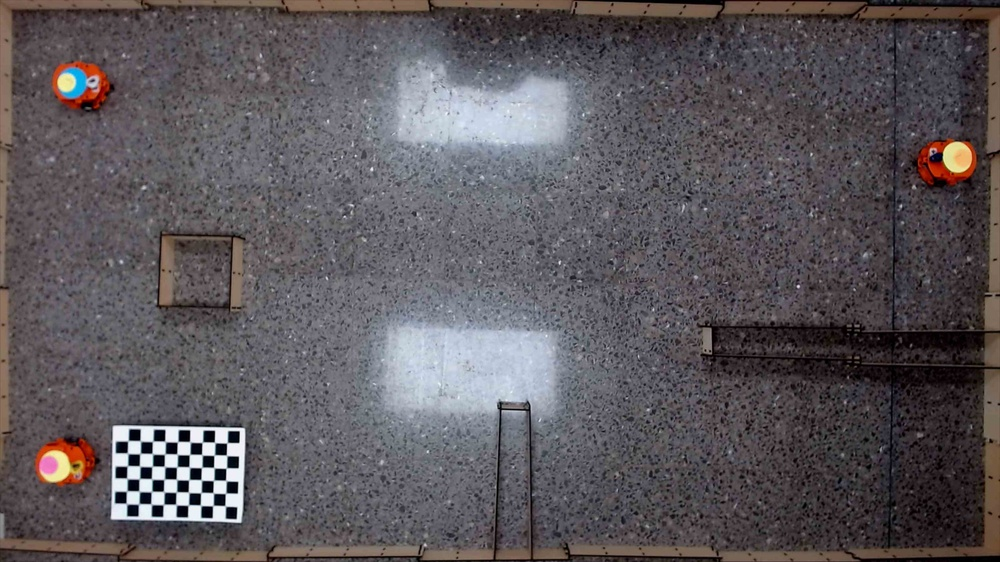
#> input picture Herramientas/Cámara/VALIDACION_PYTHON/Calibración Python/Imagenes_Calibracion_Nueva_Sala/2022-03-16_12-53-49.jpg, 1000 x 562 px, shrunk from 3200 x 1800 before the run; its folder holds only this picture in this run
$ jupyter execute Calibracion_Camara.ipynb
#> lines starting #> are read from the running program, lines starting #| are printed output that depends on the picture; after the words box and inside, x2 and y2 are one past the last pixel; in counts of white or black regions, pixels touching at a corner belong together; long printed decimals are rounded
[cell 1]
"""
PROYECTO PROE
Este código se utiliza para calibrar la cámara del sistema de visión, para ejecutarlo se debe tener instalada la librería
openCV y tener al menos 10 imágenes de calibración en la misma carpeta.
"""

import cv2
import cv2 as cv
import numpy as np
import os
import glob

# Define las dimensiones del del tablero
CHECKERBOARD = (6,9) #Número filas de vértices por número de columnas de vértices
criteria = (cv2.TERM_CRITERIA_EPS + cv2.TERM_CRITERIA_MAX_ITER, 40, 0.001) #cada cuadrado del patrón mide 40 mm

# Guarda los puntos 3D del tablero
objpoints = []
# Guarda los puntos 2D del tablero
imgpoints = []


# Define las coordenadas globales para los puntos en 3D
objp = np.zeros((1, CHECKERBOARD[0] * CHECKERBOARD[1], 3), np.float32)
objp[0,:,:2] = np.mgrid[0:CHECKERBOARD[0], 0:CHECKERBOARD[1]].T.reshape(-1, 2)
prev_img_shape = None

#Dirección de las imagénes de calibración
images = glob.glob('./Imagenes_Calibracion_Nueva_Sala/*.jpg')
for fname in images:
    img = cv2.imread(fname)
#> img is the input picture: shape (562, 1000, 3); mean B, G, R 91.7, 87.5, 92.7
    gray = cv2.cvtColor(img,cv2.COLOR_BGR2GRAY)
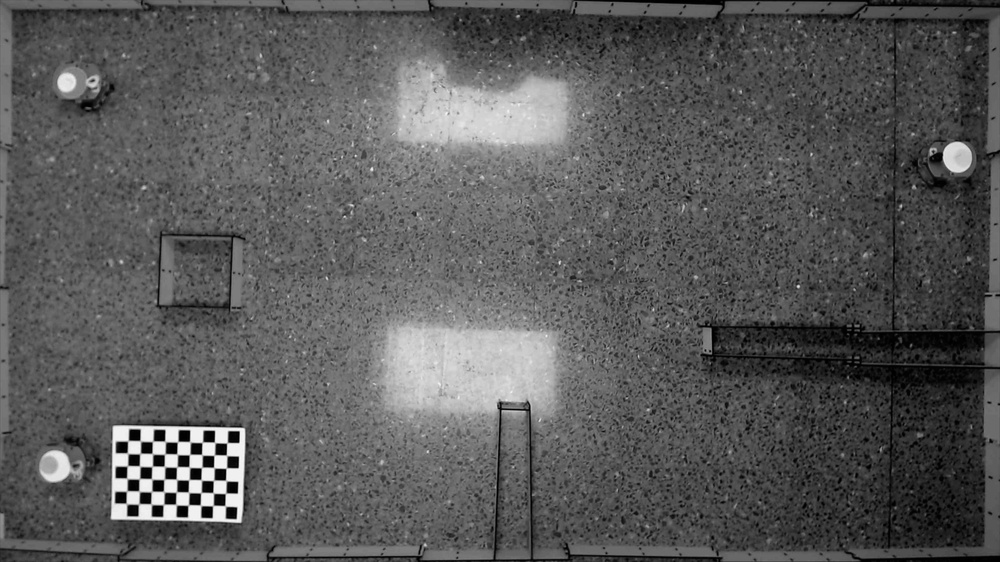
#> gray: shape (562, 1000); min 0, max 250, mean 89.5
    # Encuentra las esquinas del patrón de calibración
    # Cuando se encuentran las esquinas deseadas ret = True
    ret, corners = cv2.findChessboardCorners(gray, CHECKERBOARD, cv2.CALIB_CB_ADAPTIVE_THRESH + cv2.CALIB_CB_FAST_CHECK + cv2.CALIB_CB_NORMALIZE_IMAGE)
#> ret = True; corners = 54 rows, first 8: [226.8, 442.9], [226.5, 455.3], [226.1, 468.2], [225.9, 480.6], [225.6, 493.3], [225.1, 505.7], [214.6, 442.3], [214.1, 455.3]

    """
    Si se detecta el número deseado de esquinas,
    refinamos las coordenadas de píxeles y mostramos
    ellos en las imágenes del tablero de ajedrez
    """
    if ret == True:
        objpoints.append(objp)
        # refining pixel coordinates for given 2d points.
        corners2 = cv2.cornerSubPix(gray, corners, (11,11),(-1,-1), criteria)
#> corners2 = 54 rows, first 8: [221.3, 448.9], [221.3, 448.9], [220.7, 473.9], [227.5, 474.3], [226.8, 499.4], [226.8, 499.4], [214.6, 442.3], [208.5, 461]

        imgpoints.append(corners2)

        # Dibuja los puntos en las esquinas
        img = cv2.drawChessboardCorners(img, CHECKERBOARD, corners2, ret)
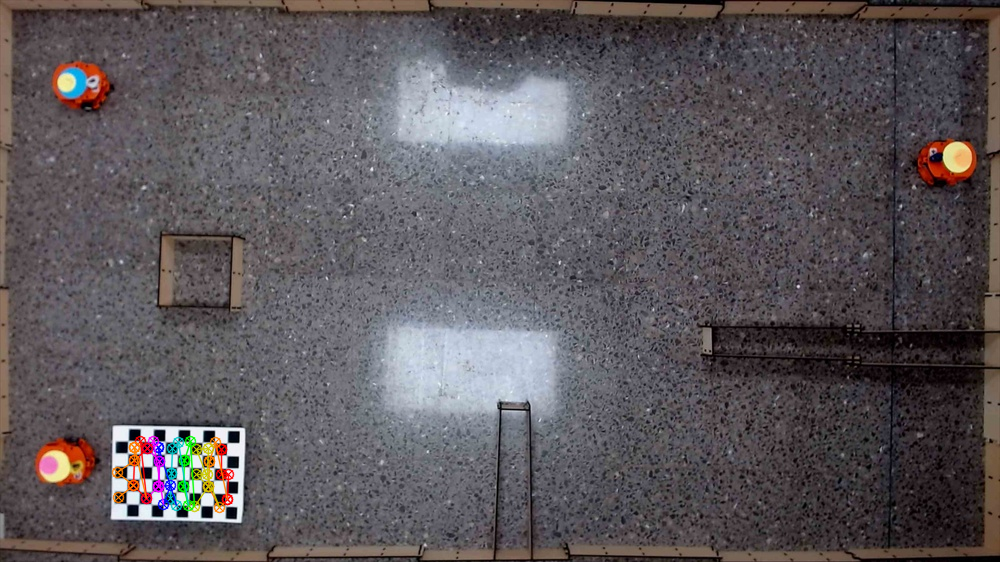
#> img: shape (562, 1000, 3); 0.88% of pixels changed, all inside (x1, y1, x2, y2) = (111, 435, 235, 514)

    cv2.imshow('img',img)
    cv2.waitKey(0)

cv2.destroyAllWindows()

h,w = img.shape[:2]
#> h = 562; w = 1000

"""
Realización de la calibración de la cámara
pasando el valor de puntos 3D conocidos (objpoints)
y las correspondientes coordenadas de píxeles de las
esquinas detectadas (imgpoints)
"""

#Obtiene la matriz de calibración, traslación y rotación
ret, mtx, dist, rvecs, tvecs = cv2.calibrateCamera(objpoints, imgpoints, gray.shape[::-1], None, None)
#> ret = 7.22; mtx = [[591.7, 0, 459.6], [0, 372.7, 262.8], [0, 0, 1]]; dist = [[-0.0615, -0.0303, -0.00502, 0.0787, 0.0304]]; rvecs = ([-0.461, 0.515, 1.41],); tvecs = ([-15.03, 16.65, 29.64],)


#Ejecutar si se desea verificar la eliminación de la distorsión en una imagen de prueba, se debe de
#tener la imagen de prueba en el mismo folder y llamarla "TestImage.jpg"


#Se elimina la distorsión en una imagen para verificar
img = cv.imread('2022-10-19_15-29-37.jpg')
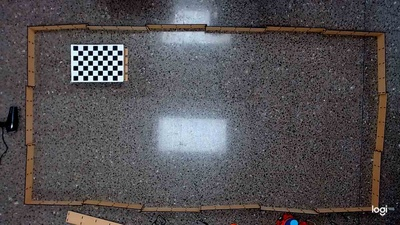
#> input picture Herramientas/Cámara/VALIDACION_PYTHON/Calibración Python/2022-10-19_15-29-37.jpg, 400 x 225 px, shrunk from 1280 x 720 before the run
#> img is the input picture: shape (225, 400, 3); mean B, G, R 81.7, 79, 82.5
h,  w = img.shape[:2]
#> h = 225; w = 400
newcameramtx, roi = cv.getOptimalNewCameraMatrix(mtx, dist, (w,h), 1, (w,h))
#> newcameramtx = [[375.4, 0, 438.8], [0, 297.5, 255.5], [0, 0, 1]]; roi = (15, 34, 365, 183)

#Elimina distorsión
dst = cv.undistort(img, mtx, dist, None, newcameramtx)
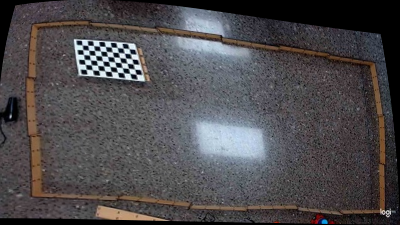
#> dst: shape (225, 400, 3); mean B, G, R 76.8, 74.5, 77.5
# recorta la imagen
x, y, w, h = roi
#> x = 15; y = 34; w = 365; h = 183
dst = dst[y:y+h, x:x+w]
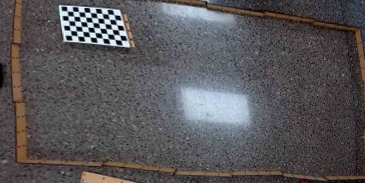
#> dst: shape (183, 365, 3); mean B, G, R 88.5, 85.9, 88.7
cv.imwrite('calibresult.png', dst) #Guarda una imagen sin distorsión


# Se guardan las matrices necesarias para la calibración
np.savetxt("dist.txt", dist)
np.savetxt("cameraMatrix.txt", mtx)

#Verifica la exactitud de los valores encontrados
mean_error = 0
for i in range(len(objpoints)):
    imgpoints2, _ = cv.projectPoints(objpoints[i], rvecs[i], tvecs[i], mtx, dist)
    error = cv.norm(imgpoints[i], imgpoints2, cv.NORM_L2)/len(imgpoints2)
    mean_error += error
#> this loop made 1 pass
#> (error, mean_error) on pass 1: (0.982, 0.982)
#> after the loop, mean_error = 0.982
print( "Total error: {}".format(mean_error/len(objpoints)) )
#| Total error: 0.9823


#Imprime las matrices de calibración
print("Camera matrix : \n")
print(mtx)
#| [[591.707    0.         459.606]
#|  [  0.         372.687 262.772]
#|  [  0.           0.           1.        ]]
print("dist : \n")
print(dist)
#| [[-0.06152 -0.03031 -0.005017  0.07869  0.03042]]
print("rvecs : \n")
print(rvecs)
#| (array([[-0.4607 ],
#|        [ 0.5146],
#|        [ 1.407]]),)
print("tvecs : \n")
print(tvecs)
#| (array([[-15.030],
#|        [ 16.654],
#|        [ 29.636]]),)
